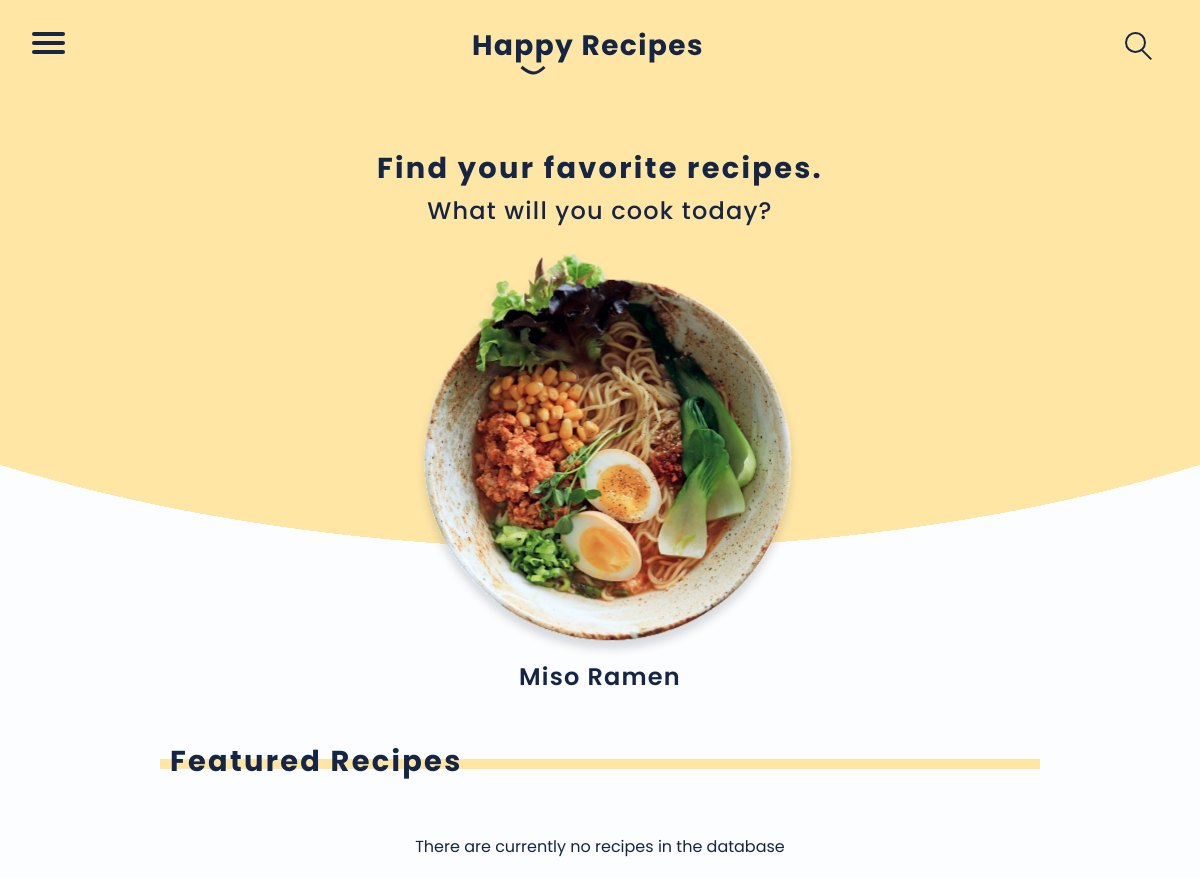
Page /index.php?keyword=Mac and Cheese on the earlier database version.
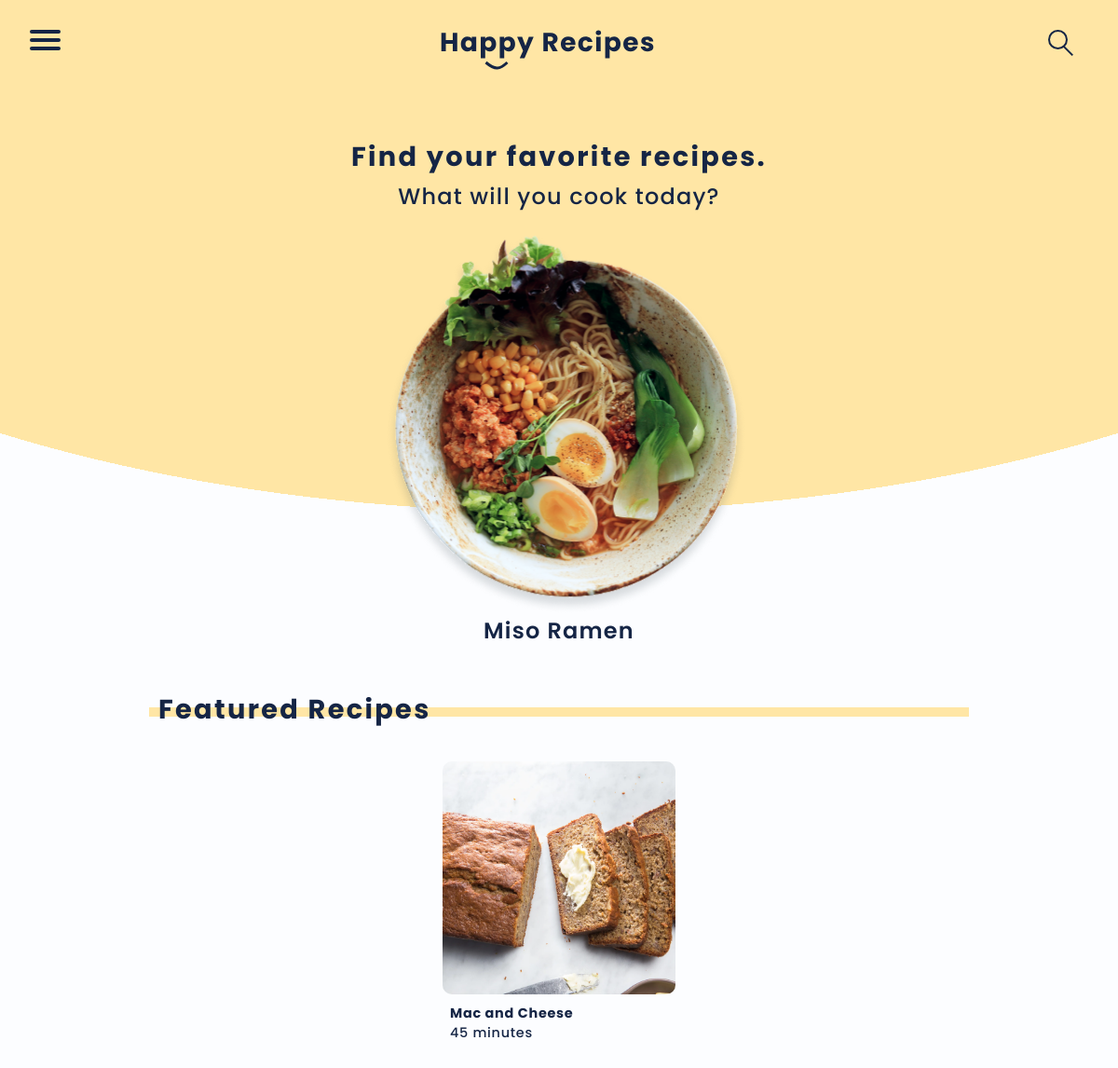
Same page on the later database version.
### tables this page shows
CREATE TABLE `recipes` (
  `id` int(11) NOT NULL,
  `file_id` int(11) NOT NULL,
  `title` varchar(250) NOT NULL,
  `category` varchar(250) NOT NULL,
  `make_time` varchar(250) NOT NULL,
  `ingredients` varchar(5000) NOT NULL,
  `steps` varchar(10000) NOT NULL,
  `date_created` datetime NOT NULL,
  `date_updated` datetime NOT NULL
);

### _includes/functions.php (called while the page is built, shortened)
<?php
  function search_recipe_with_keyword($keyword)
  {
      global $db_connection;
      $query = 'SELECT * ';
      $query .= 'FROM recipes ';
      $query .= ' WHERE ';
      $query .= "title LIKE '%" . $keyword . "%'";
      $result = mysqli_query($db_connection, $query);
      if ($result && $result->num_rows > 0) {
          $results = $result;
      } else {
          $results = null;
      }
      return $results;
  }

### _components/list-recipes2.php (the view)
        <?php
while ($row = mysqli_fetch_assoc($recipes)) {
    echo '<div class="list">
        <a href="view.php?id=' . $row['id'] . '">
        <div class="image">
            <img src="imgs/fullbanana.png" alt="image"></a>
        </div>
        <div class="recipetitle">
            <h2>' . $row['title'] . '</h2></a>
        </div>
        <div class="recipetime">
        <h2>' . $row['make_time'] . '</h2></a>
    </div></a>
        </div>';}
        ?>

### index.php (shortened to what this page needs)
<?php
include_once __DIR__ . '/_global/header.php';
if (isset($_GET['keyword'])) {
   $keyword = $_GET['keyword'];
   $recipes = search_recipe_with_keyword($keyword);
} else {
   $recipes = get_recipes();
}
?>
<div class="center">
      <div class="hero">
         <h1>Find your favorite recipes.</h1>
         <h2>What will you cook today?</h2>
         <div class="ramenpic">
            <picture>
            <img srcset="imgs/ramen-sm.png,
                        imgs/ramen-med.png 1.5x,
                        imgs/ramen.png 2x"
                  src="imgs/ramen-sm.png"
                  alt="ramen">
            </picture>
         <h2 class="ramen">Miso Ramen</h2>
         </div>
      </div>
      </div>
   <div class="featuredrecipes">
      <div class="strike">
         <div class="recipes">
         <h1>Featured Recipes</h1>
         </div>
      </div>
   <div class="grid">
   <?php
    if ($recipes) {
        include __DIR__ . '/_components/list-recipes2.php';
    } else {
        echo '<p>There are currently no recipes in the database</p>';
    }
    ?>
   </div>
<?php
include_once __DIR__ .  '/_global/footer.php';
?>

Differences in the rows shown:
added recipes: title "Mac and Cheese", make_time "45 minutes"
Other differences:
text no longer shown: "There are currently no recipes in the database"
